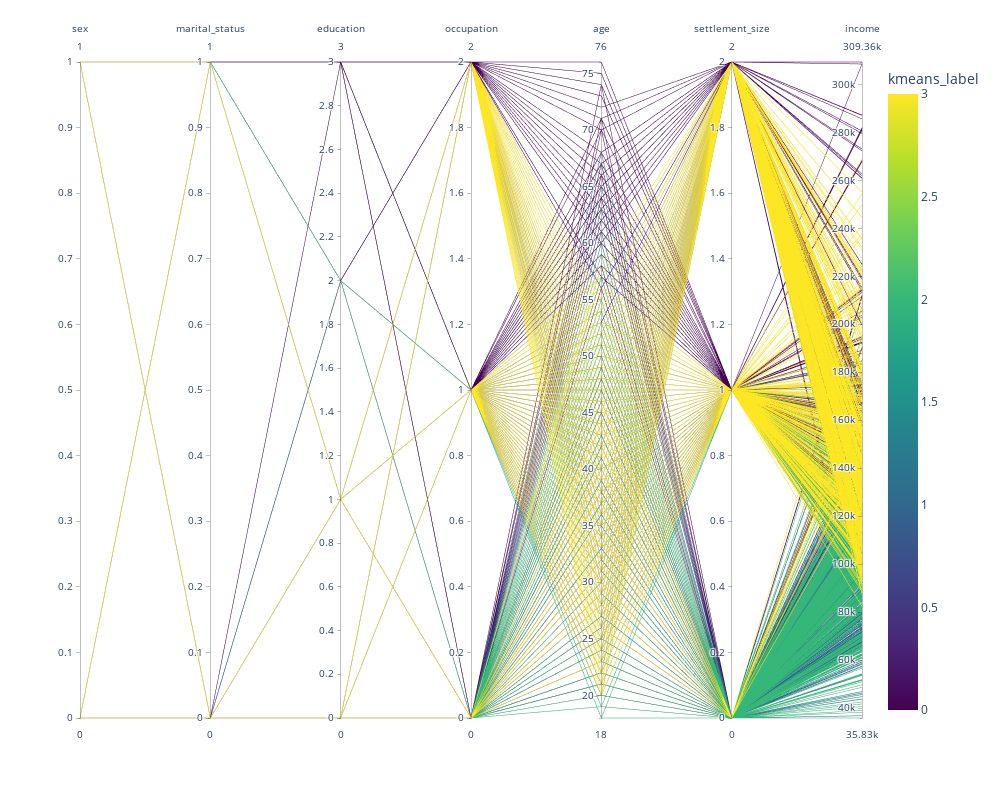

Notebook code for this chart:
### Markdown cell above
Seems that clustering is doing a good job separating the Well-off segment from other clusters, yet on the other clusters there is too much overlap.

### Code cell
px.parallel_coordinates(df, color='kmeans_label', width=1000, height=800, 
                        dimensions=['sex', 'marital_status', 'education', 'occupation',
                                    'age','settlement_size', 'income'])

### Figure 1 — Plotly figure (JSON) as saved in the notebook; plotly's stock layout.template omitted (floating-point values rounded to 4 significant figures; data arrays with more than 128 entries replaced by an {"elided": "..."} marker saying what was removed)
{"data": [{"dimensions": [{"label": "sex", "values": {"elided": "2000 int values"}}, {"label": "marital_status", "values": {"elided": "2000 int values"}}, {"label": "education", "values": {"elided": "2000 int values"}}, {"label": "occupation", "values": {"elided": "2000 int values"}}, {"label": "age", "values": {"elided": "2000 int values"}}, {"label": "settlement_size", "values": {"elided": "2000 int values"}}, {"label": "income", "values": {"elided": "2000 int values"}}], "domain": {"x": [0, 1], "y": [0, 1]}, "line": {"color": {"elided": "2000 int values"}, "coloraxis": "coloraxis"}, "name": "", "type": "parcoords"}], "layout": {"coloraxis": {"colorbar": {"title": {"text": "kmeans_label"}}, "colorscale": [[0, "#440154"], [0.1111, "#482878"], [0.2222, "#3e4989"], [0.3333, "#31688e"], [0.4444, "#26828e"], [0.5556, "#1f9e89"], [0.6667, "#35b779"], [0.7778, "#6ece58"], [0.8889, "#b5de2b"], [1, "#fde725"]]}, "height": 800, "legend": {"tracegroupgap": 0}, "margin": {"t": 60}, "width": 1000}}
